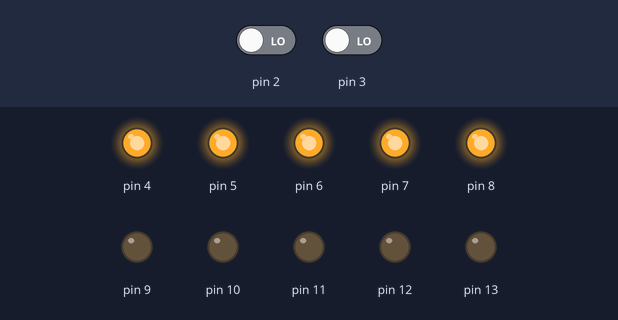
A sketch run on a simulated Arduino Uno, built with avr-gcc and run on an emulated ATmega328P. On the bench: output pins drawn as LEDs (lit = HIGH). The inputs (shaded band) are chosen by the test bench; at power-on: pin 2 LOW, pin 3 LOW.

Above: at 1.2 s.
1.3 s: pin 2 driven HIGH
At 2.3 s:
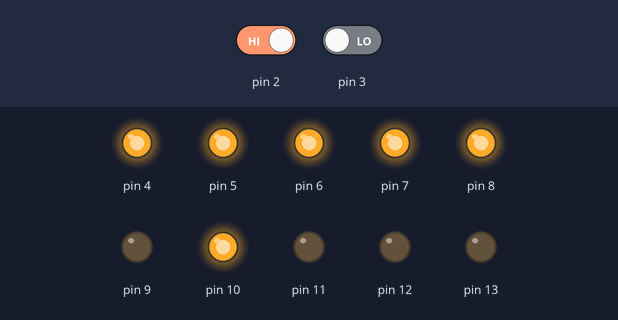
At 4.7 s:
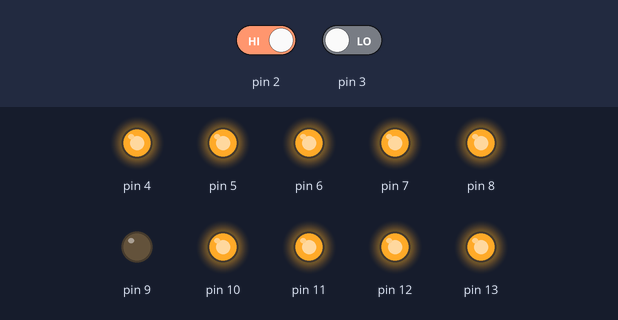
Timing chart, 0 to 6.2 s (numbered marks = the images above; inputs shaded):
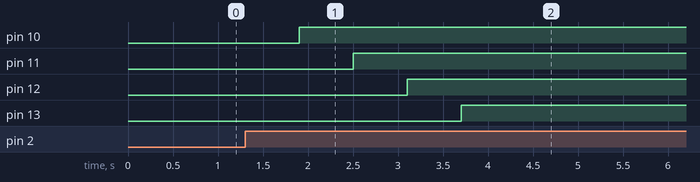

The sketch:

PM.ino
```cpp
int x = 0, y = 0, i = 4;

void setup() {
  for (i = 4; i <= 13; i++) {
    pinMode(i, OUTPUT);
  }
  for (i = 4; i <= 8; i++) {
    digitalWrite(i, HIGH);
  }
  pinMode(2, INPUT);
  pinMode(3, INPUT);
}

void loop() {
  if (digitalRead(2) == HIGH) {
    x += 1;
    delay(200);
  }
  if (x == 3) {
    i += 1;
    digitalWrite(i, HIGH);
    x = 0;
  }

  if (digitalRead(3) == HIGH) {
    y -= 1;
    delay(200);
  }
  if (y == 3) {
    digitalWrite(i, LOW);
    i -= 1;
    y = 0;
  }
}
```

Measured:
- after the input at 1.3 s, pin 10: LOW → HIGH after 0.60 s; pin 11: LOW → HIGH after 1.2 s; pin 12: LOW → HIGH after 1.8 s; pin 13: LOW → HIGH after 2.4 s
